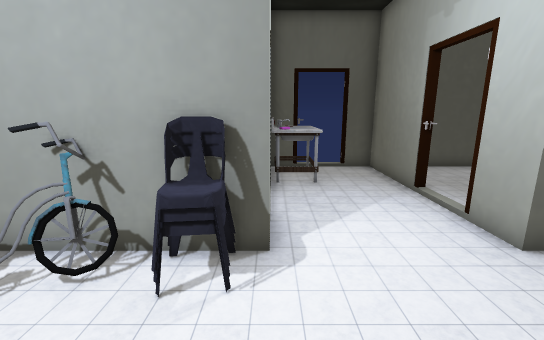
[1] (above)

16 first-person views from a walk through a Unity game level. The camera is 1.3 m above the floor, tilts 12° down and sees 90° across. Doors are open. The floor is counted in squares, 0.5 m on a side. Each view is taken from the middle of a square. On the plan, view 1 faces up. The plan holds only what a view shows up to about 19 squares ahead; the rest is blank. The player is left out. Some surface patterns are stand-ins.

[2]
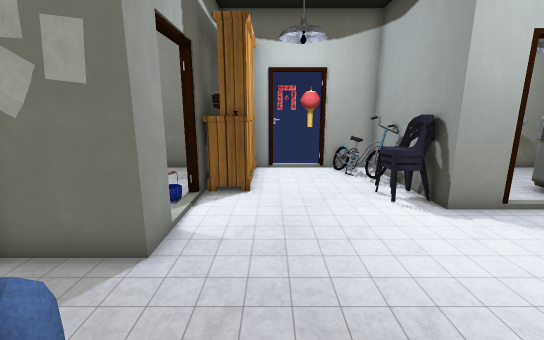

[3]
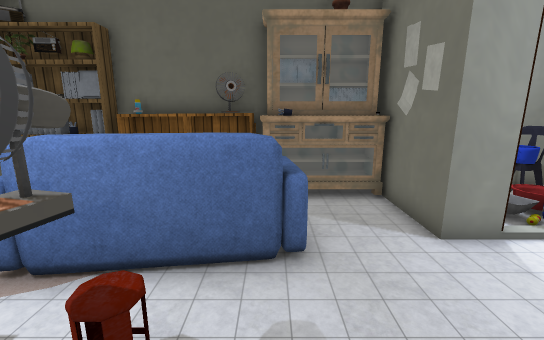

[4]
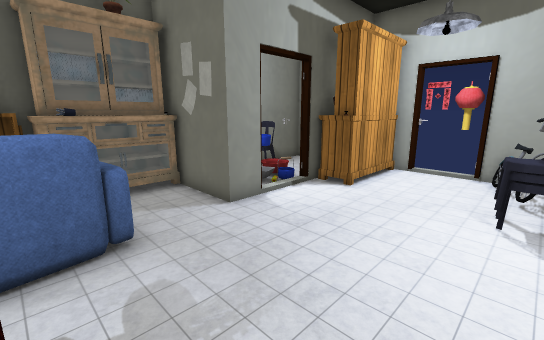

[5]
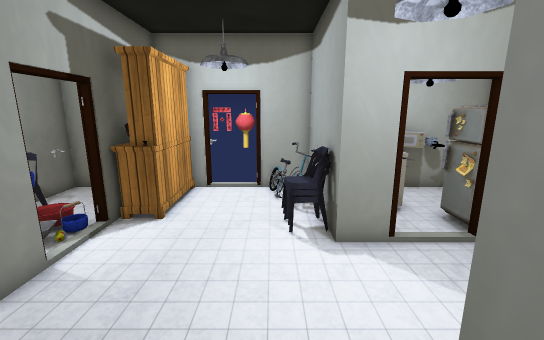

[6]
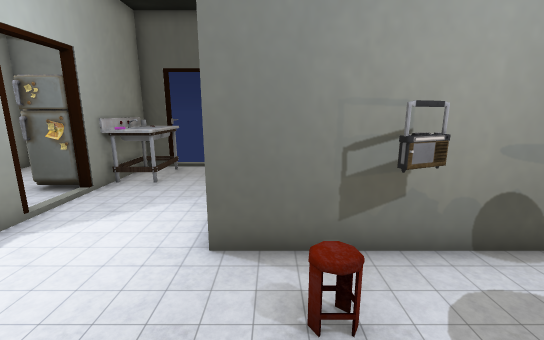

[7]
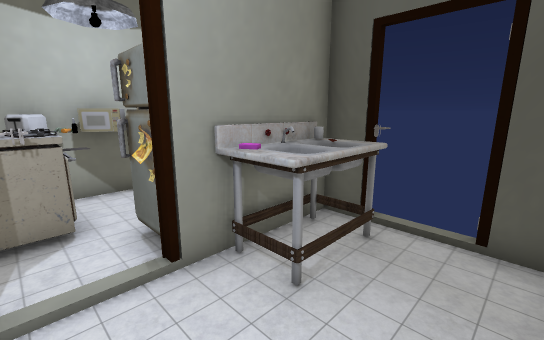

[8]
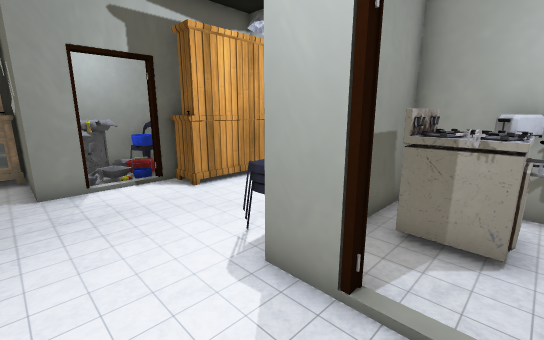

[9]
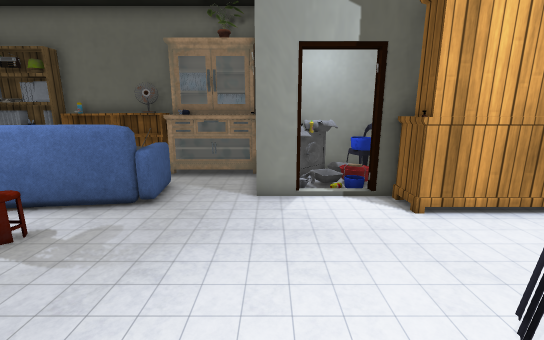

[10]
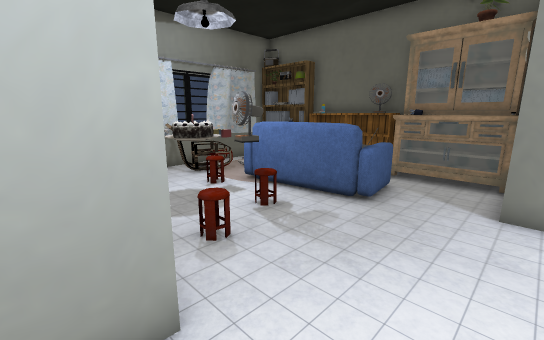

[11]
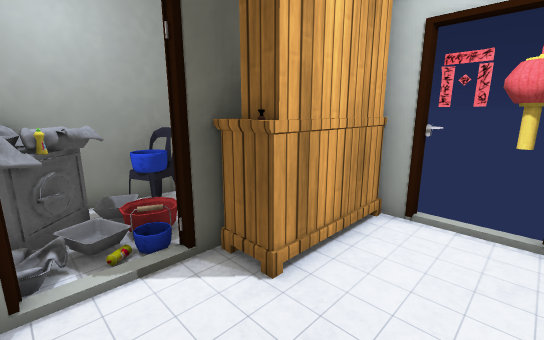

[12]
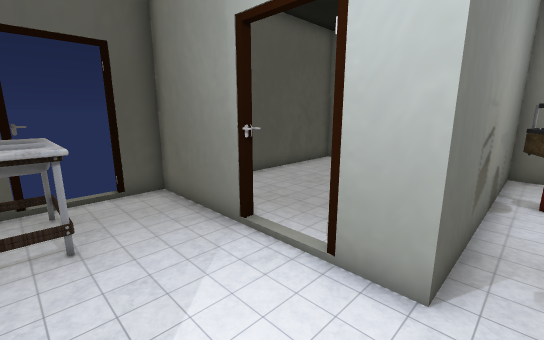

[13]
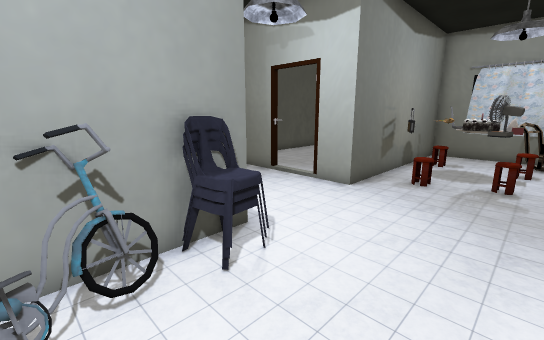

[14]
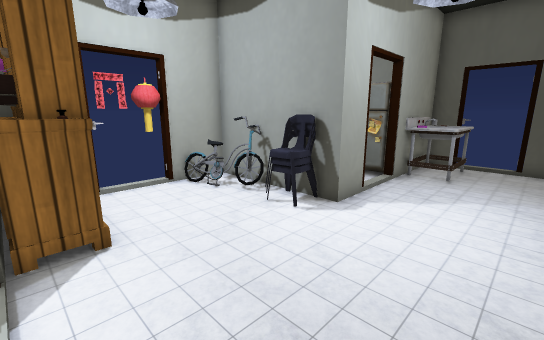

[15]
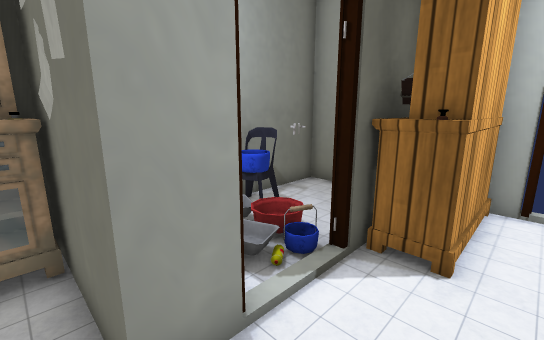

[16]
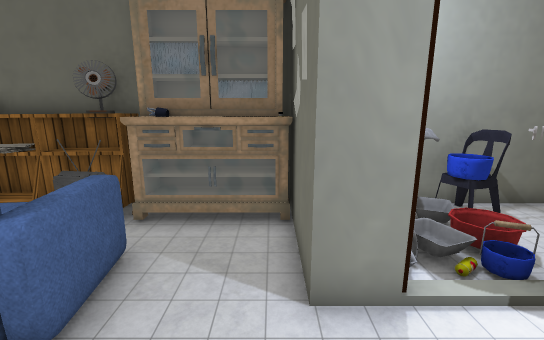

### Floor plan
Key: @ floor where view 1 was taken; # wall or solid block; . floor; / step, stairs or slope; D open door; O other object.
Columns run from 6 left of view 1 to 11 right of it. Each row starts with its distance up from view 1.
 13 #     #ODD##  ####
 12 #.    #OO..# ....
 11 #O.   OOO..#.....
 10 #O..  #OO..#.....
  9 #O..OO#....O....
  8 #OOO.......D...
  7 #OOOOD.....D.
  6 #.OO.##....#
  5 #####O#....#######
  4 #.OOOO........OOO
  3 # ...O......./.OOO
  2 OO.............OOO
  1 O.............OOO
  0 O.....@..........
 -1 #OOOO.......OOOOO
 -2 #OOOO#.##..OO
 -3 #   DD.###..OO
 -4 #...OD.O##..O
 -5 #...OOOOOOOOOOO O
 -6 #..OOOOO#OOOOOOOOO
 -7 ##########  #####

Positions as (right, up) in squares from view 1, and headings:
1: (0, 0), facing up
2: (7, 0), facing left
3: (6, 3), facing down
4: (7, 4), facing down-left
5: (7, 3), facing left
6: (6, 0), facing up
7: (4, 7), facing up-left
8: (3, 8), facing down-left
9: (2, 6), facing down
10: (2, 6), facing down-right
11: (1, 2), facing down-left
12: (1, 4), facing up-right
13: (-4, 0), facing up-right
14: (4, -2), facing up-left
15: (3, 0), facing down-left
16: (3, 1), facing down
